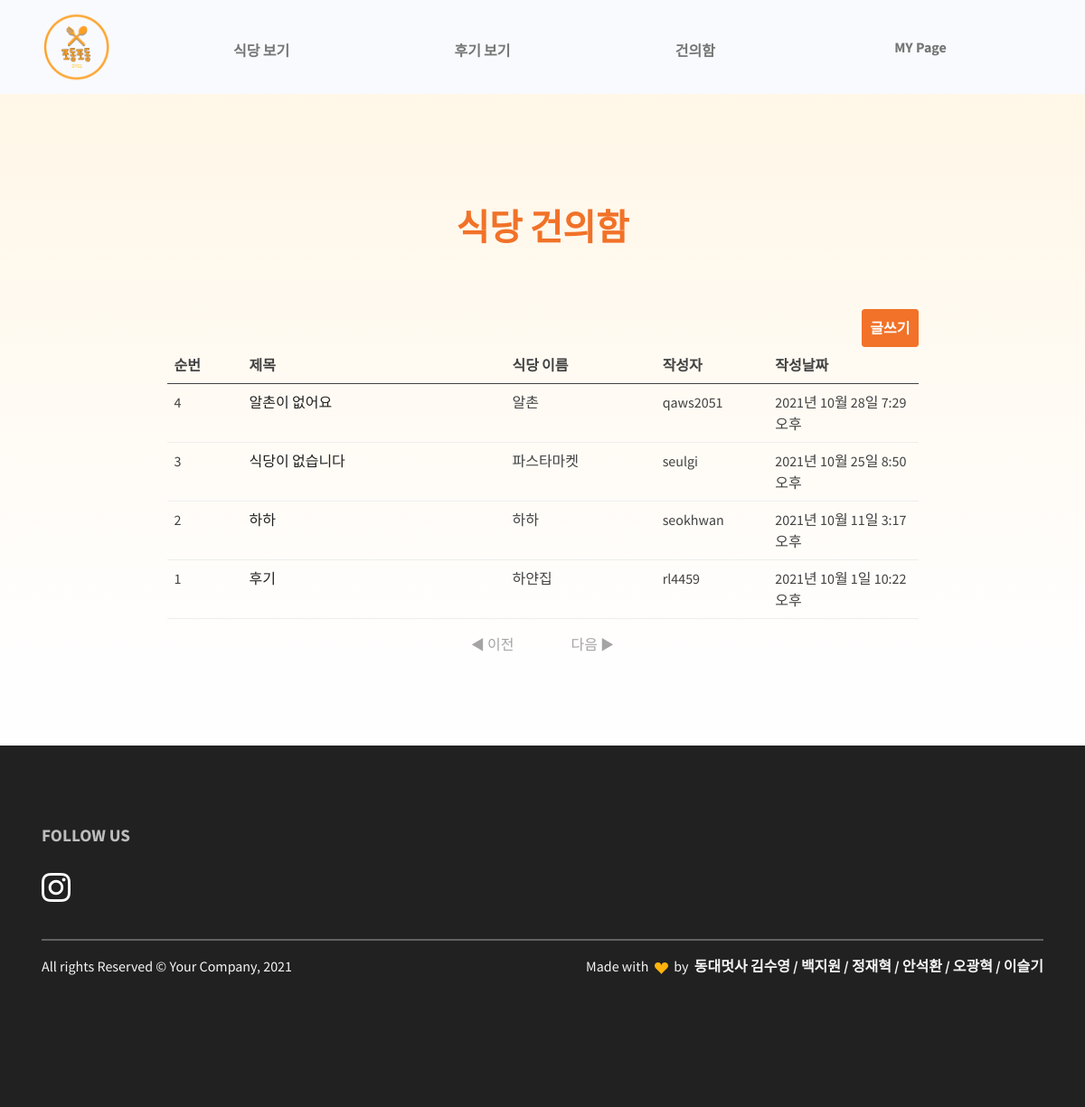
The app's page /board/board_main (signed in) with its own data.
### board/models.py (models this page shows, shortened)
class Board(models.Model):
    id = models.AutoField(primary_key=True)
    title = models.CharField(max_length=2000)
    cafeteria = models.CharField(max_length=2000)
    writer = models.ForeignKey(User, on_delete=models.CASCADE)
    date = models.DateTimeField()
    body = models.TextField()

### board/views.py (the view)
# urls.py: path('board_main',board_main,name='board_main'),
def board_main(request):
    boards = Board.objects.all().order_by('-date')
    return render(request,'board/board_main.html',{'boards':boards})

### board/templates/board/board_main.html (shortened to what this page needs)
{% extends 'base.html' %}
{% load static %}
{% block content %}
<link rel="stylesheet" href="{% static 'css/board.css'%}?ab">
<section class="py-0 bg-primary-gradient">
    <div class = 'container'>
        <div class="row justify-content-center g-0">
            <div class="col-xl-9">
                <div class="col-lg-6 text-center mx-auto mb-3 mb-md-5 mt-4">
                    <h5 class="fw-bold text-danger fs-3 fs-lg-5 lh-sm my-6" style="margin-top:8rem !important;">식당 건의함</h5>
                </div>
                <div class = "board_main">
                    <a href = "{% url 'board:request_new' %}"><button class="btn btn-danger" style="padding:0.5rem;" type="submit">
                        글쓰기
                      </button></a>
                      <table class="table d-none d-sm-table">
                        <thead>
                            <tr class="thead col-xs-1">
                                <th scope="col" id = 'board_num'>순번</th>
                                <th scope="col" id = 'board_title'>제목</th>
                                <th scope='col' id = 'board_cafeteria'>식당 이름</th>
                                <th scope="col" id = 'board_writer'>작성자</th>
                                <th scope="col" id = 'board_date'>작성날짜</th>
                        </thead>
                        <tbody>
                            {% for board in boards %}
                            <tr>
                                <td>{{ forloop.revcounter }}</td>
                                <td><a id = 'board_title_a' href="{% url 'board:request_detail' board.id %}">{{board.title}}</a></td>
                                <td>{{board.cafeteria}}</td>
                                <td>{{board.writer}}</td>
                                <td>{{board.date}}</td>
                            </tr>
                            {% endfor %}
                        </tbody>
                      </table>
                </div>
            </div>
        </div>
        <div class="page middle">
            {% if pages.has_previous %}
            <a href="?page={{pages.previous_page_number}}" class="page_click active">◀ 이전</a>
            {% else %}
            <a class="page_click nonactive">◀ 이전</a>
            {% endif %}
            {% if pages.has_next %}
            <a href="?page={{pages.next_page_number}}" class="page_click active">다음 ▶</a>
            {% else %}
            <a class="page_click nonactive">다음 ▶</a>
            {% endif %}
        </div>
    </div>
</section>
{% endblock %}

### podongpodong/static/css/board.css (style rules this page uses)
.board_main { text-align:right; }
#board_num { width:10%; }
#board_cafeteria { width:20% }
#board_title { width:35%; }
#board_writer { width:15%; }

### board/templates/board/board_main.html (style rules this page uses)
th, td { text-align: left; }
.thead { border-bottom:#F17228; }
section { margin-top: 100px; min-height: 400px; }
.middle { text-align: center; margin-bottom: 5%; }
.middle a { margin: 20px; padding: 10px; }
.nonactive { color: #a4a4a4; cursor: pointer; }

### records on screen
Board: title "알촌이 없어요", cafeteria "알촌", writer "qaws2051", date "2021년 10월 28일 7:29 오후"
Board: title "식당이 없습니다", cafeteria "파스타마켓", writer "seulgi", date "2021년 10월 25일 8:50 오후"
Board: title "하하", cafeteria "하하", writer "seokhwan", date "2021년 10월 11일 3:17 오후"
Board: title "후기", cafeteria "하얀집", writer "rl4459", date "2021년 10월 1일 10:22 오후"
